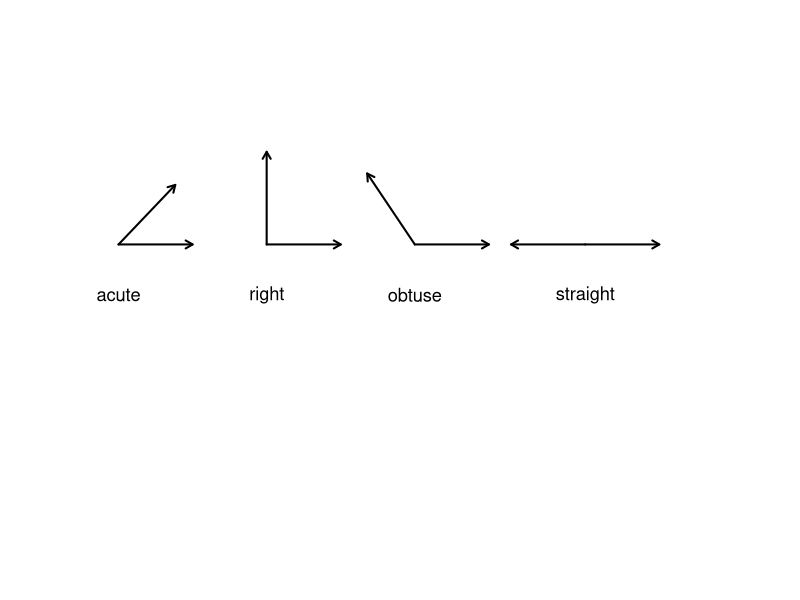
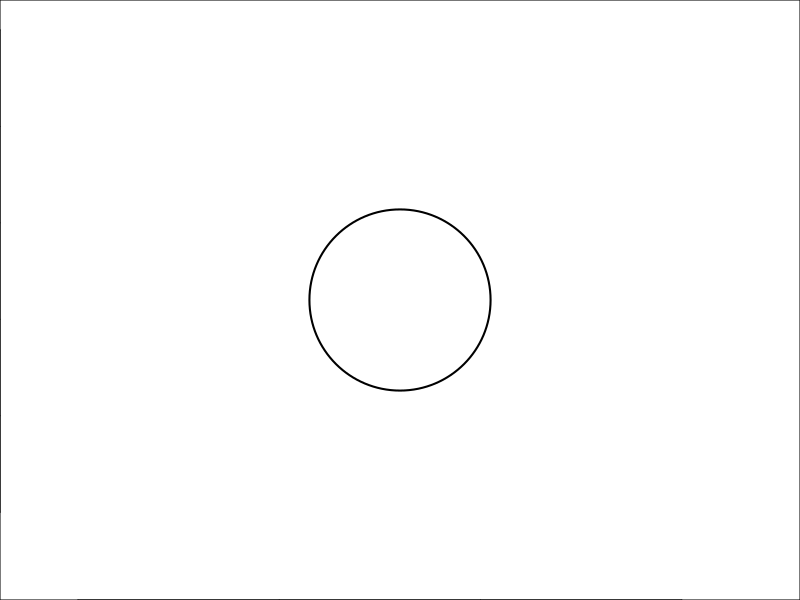
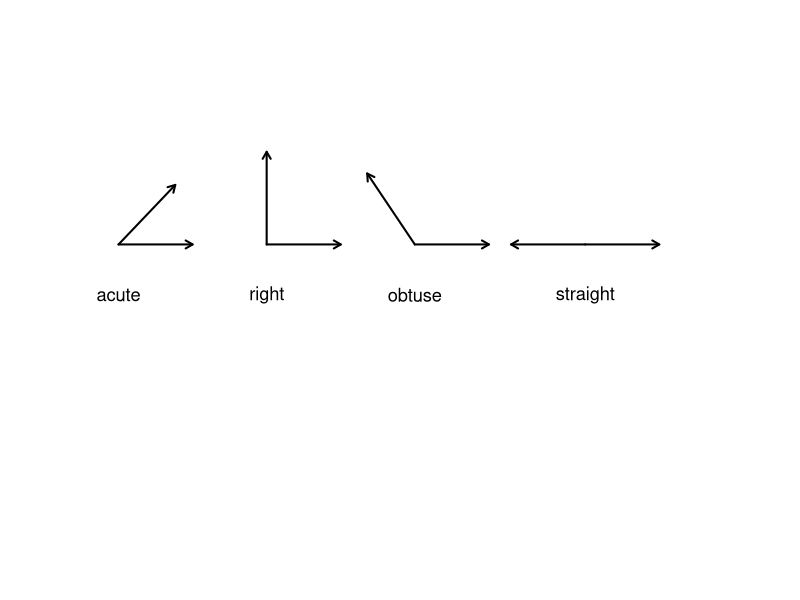
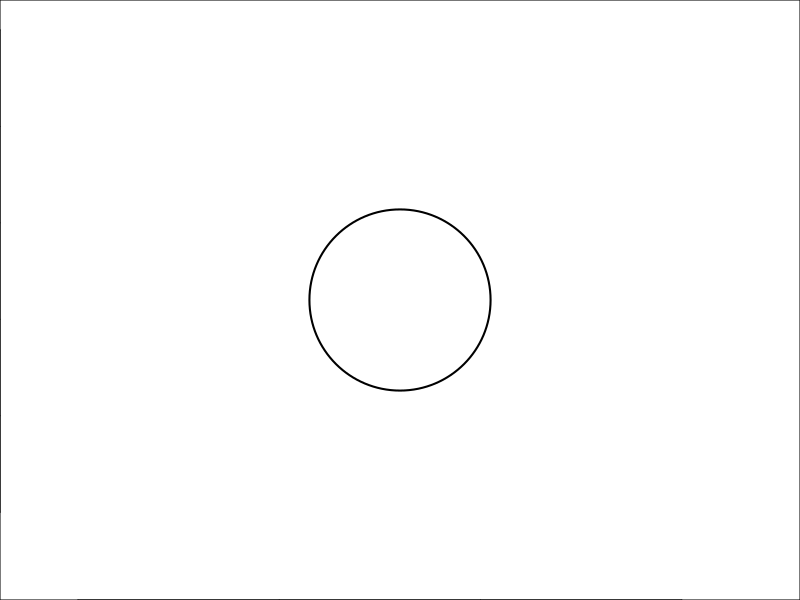

Source code (R) for these figures, in order:
library(svglite)

make_plot <- function() {
  old <- par(mar = c(0,0,0,0), bg = "white")
  plot(0, 0, type = "n", xlim = c(0, 10), ylim = c(0, 6), axes = FALSE,
       xlab = "", ylab = "")
  draw_angle <- function(cx, cy, r, a1, a2, label) {
    x1 <- cx + r*cos(a1*pi/180); y1 <- cy + r*sin(a1*pi/180)
    x2 <- cx + r*cos(a2*pi/180); y2 <- cy + r*sin(a2*pi/180)
    arrows(cx, cy, x1, y1, length = 0.08, lwd = 2)
    arrows(cx, cy, x2, y2, length = 0.08, lwd = 2)
    text(cx, cy - 0.55, label, cex = 1.1)
  }
  # acute 40 deg
  draw_angle(1.2, 3.6, 1.0, 0, 40, "acute")
  # right 90 deg
  draw_angle(3.2, 3.6, 1.0, 0, 90, "right")
  # obtuse 130 deg
  draw_angle(5.2, 3.6, 1.0, 0, 130, "obtuse")
  # straight 180
  draw_angle(7.5, 3.6, 1.0, 0, 180, "straight")
  # round 360
  symbols(9.2, 3.6, circles = 0.9, inches = FALSE, fg = "black", lwd = 2)
  text(9.2, 2.0, "round", cex = 1.1)
  par(old)
}

svglite("C:/Users/18904/Github/primary-mathematics/figures/week51-1.svg", width = 8, height = 4)
make_plot(); dev.off()
cairo_pdf("C:/Users/18904/Github/primary-mathematics/figures/week51-1.pdf", width = 8, height = 4)
make_plot(); dev.off()
cat("done\n")
